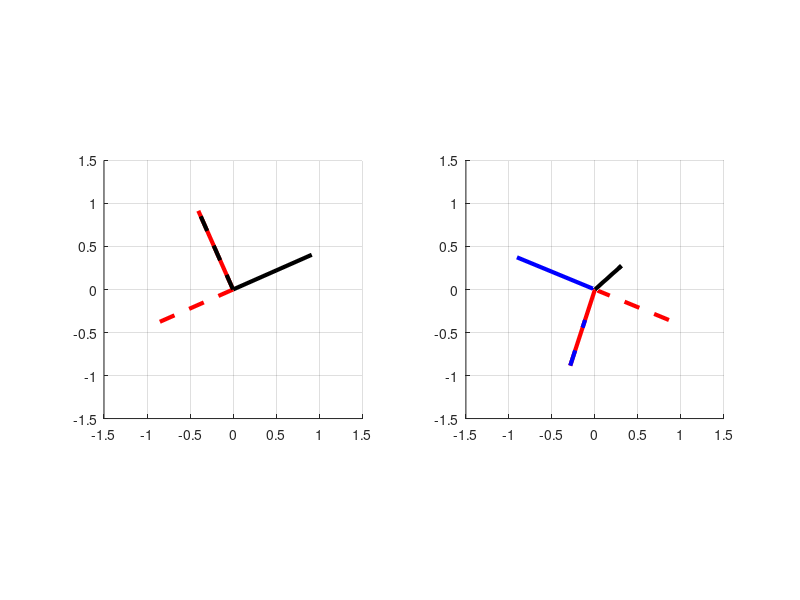

The MATLAB script that drew this image:
%% Code for exercises from section 14

% Write MATLAB or Python code to implement the following experiment.

clear, clc

%% 1. Generate a 2 × 3 matrix of random numbers
n = 2;
m = 3;
A = randn(n,m);

%% 2. Compute its SVD
[U,S,V] = svd(A);

%% 3. Compute two eigendecompositions using the matrix and its transpose
[V1,D1] = eig(A*A');
[V2,D2] = eig(A'*A);

%% 4. Confirm that the two sets of eigenvalues match, and check whether the eigenvalues match the singular values
disp(V1)
disp(U)
disp(' ')
disp(V2)
disp(V)
disp(' ')

%% 5. Plot the eigenvectors and singular vectors in 2D or 3D (as appropriate) to confirm that SVD and transpose+eigendecomposition produce the same eigenspaces

figure(1), clf
subplot(121), hold on
plot([0 U(1,1)],[0 U(2,1)],'r','linew',3)
plot([0 U(1,2)],[0 U(2,2)],'k','linew',3)
plot([0 V1(1,1)],[0 V1(2,1)],'r--','linew',3)
plot([0 V1(1,2)],[0 V1(2,2)],'k--','linew',3)
axis([-1 1 -1 1]*1.5), grid on, axis square

subplot(122), hold on
plot3([0 V(1,1)],[0 V(2,1)],[0 V(3,1)],'r','linew',3)
plot3([0 V(1,2)],[0 V(2,2)],[0 V(3,2)],'k','linew',3)
plot3([0 V(1,3)],[0 V(2,3)],[0 V(3,3)],'b','linew',3)
plot3([0 V2(1,1)],[0 V2(2,1)],[0 V2(3,1)],'r--','linew',3)
plot3([0 V2(1,2)],[0 V2(2,2)],[0 V2(3,2)],'k--','linew',3)
plot3([0 V2(1,3)],[0 V2(2,3)],[0 V2(3,3)],'b--','linew',3)
axis([-1 1 -1 1 -1 1]*1.5), grid on, axis square
rotate3d on
